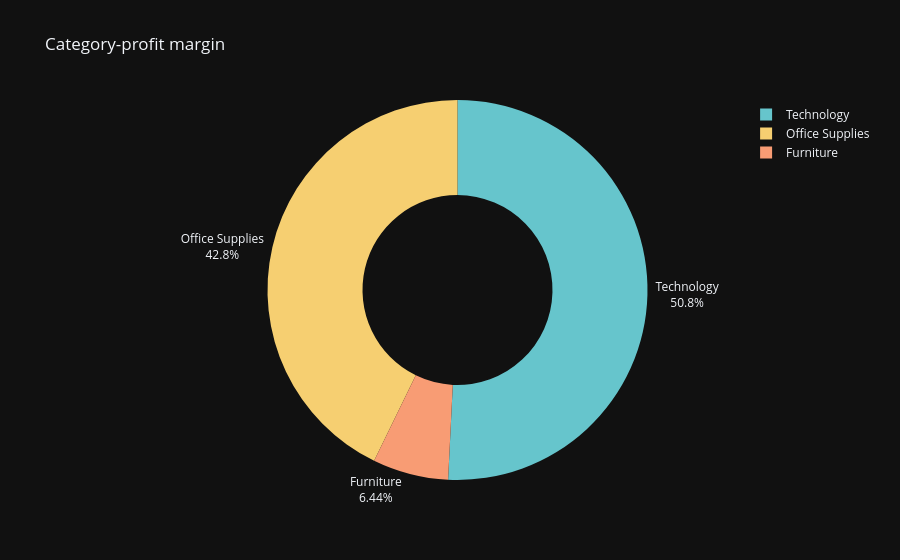

Source (notebook cell):
### Code cell
fig=px.pie(category_profit,
           values='Profit',
           names='Category',
          hole=0.5 ,color_discrete_sequence=px.colors.qualitative.Pastel,
      title ='Category-profit margin'   )
fig.update_traces(textposition='outside',textinfo='percent+label')
fig.show()

### Figure 1 — Plotly figure (JSON) as saved in the notebook; plotly's stock layout.template omitted (floating-point values rounded to 4 significant figures)
{"data": [{"domain": {"x": [0, 1], "y": [0, 1]}, "hole": 0.5, "hovertemplate": "Category=%{label}<br>Profit=%{value}<extra></extra>", "labels": ["Technology", "Office Supplies", "Furniture"], "legendgroup": "", "name": "", "showlegend": true, "textinfo": "percent+label", "textposition": "outside", "type": "pie", "values": [145500.0, 122500.0, 18450.0]}], "layout": {"autosize": true, "legend": {"tracegroupgap": 0}, "piecolorway": ["rgb(102, 197, 204)", "rgb(246, 207, 113)", "rgb(248, 156, 116)", "rgb(220, 176, 242)", "rgb(135, 197, 95)", "rgb(158, 185, 243)", "rgb(254, 136, 177)", "rgb(201, 219, 116)", "rgb(139, 224, 164)", "rgb(180, 151, 231)", "rgb(179, 179, 179)"], "title": {"text": "Category-profit margin"}}}
